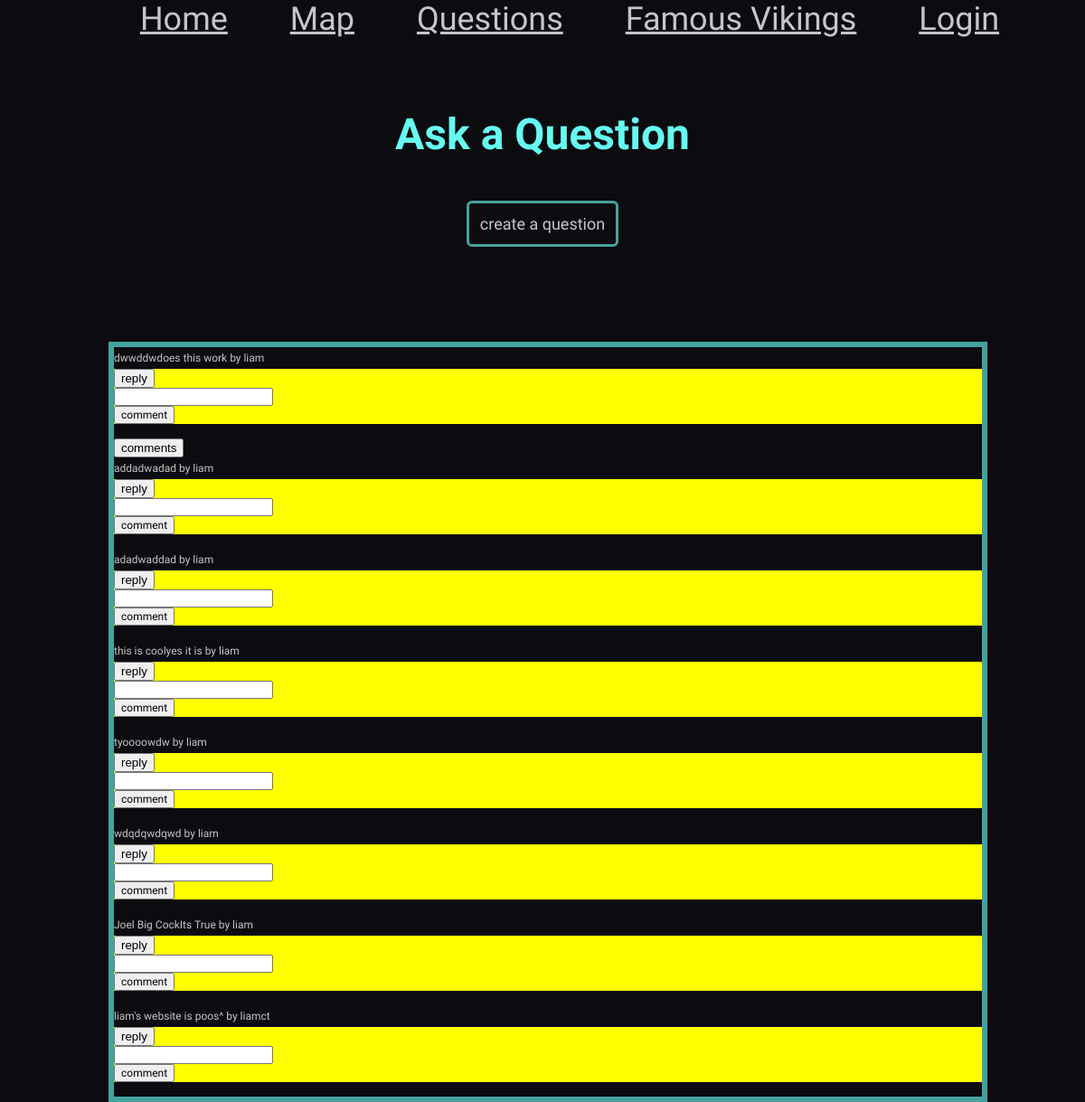
The page /question on the database its author committed.
### models.py (models this page shows)
class Question(db.Model):
    __tablename__ = "Question"
    id = db.Column(db.Integer, primary_key=True, autoincrement=True)
    user = db.Column(db.Integer, db.ForeignKey('User.id'), nullable = False)
    question = db.Column(db.String(225), unique=True)
    title = db.Column(db.String(225), unique=True)
    comments = db.relationship('Comment')
    users = db.relationship('User')

class User(db.Model):
    __tablename__ = "User"
    id = db.Column(db.Integer, primary_key=True, autoincrement=True)
    name = db.Column(db.String(225), unique=True)
    salt = db.Column(db.String(225))
    key = db.Column(db.String(225))
    coin = db.Column(db.Integer, default = 0)
    img = db.Column(db.Integer, db.ForeignKey('Image.id'), default = 1)
    email = db.Column(db.String())
    image = db.relationship('Image', back_populates="user")

class Comment(db.Model):
    id = db.Column(db.Integer, primary_key=True, autoincrement=True)
    comment = db.Column(db.String(225), unique=True)
    qid = db.Column(db.Integer, db.ForeignKey('Question.id'), nullable = False)

### main.py (the view)
@app.route('/question', methods=['POST', 'GET'])
def history():
    current_user = session.get('name')
    form = Comment_Form()
    if request.method=='GET':  # did the browser ask to see the page
        questions = models.Question.query.all()
        return render_template('question.html', form=form, title="Question", user = current_user, questions = questions)
    else:
        questions = models.Question.query.all()
        comment = form.comment.data
        return render_template('question.html', page_title="history", user = current_user, questions = questions)

### forms.py
class Comment_Form(FlaskForm):
  comment = TextField('comment', validators=[DataRequired()])

### templates/question.html (shortened to what this page needs)
{% extends 'layout.html' %}
{% block content %}
<div class = "question_title">
  <h1> Ask a Question </h1>
</div>
<div class = "form_create">
  <a href="/question/create"> create a question </a>
</div>
<div class = "wrapper_question">
  <div class = "writing_box">
    {% for question in questions %}
    <div class = "question_box">
      <p>{{ question.title }}{{ question.question }} by {{question.users.name}}</p>
      <div id = "comment" class="comment"><button>reply</button>
        <form method="POST" enctype="multipart/form-data" action="/comment/{{ question.id }}">
          <p> {{ form.comment }}</p>
          <input type="submit" value="comment">
        </form>
      </div>
      {% for comment in question.comments %}
        <button>comments</button>
      {% endfor %}
    </div>
    {% endfor %}
  </div>
</div>
{% endblock %}

### templates/layout.html (shortened to what this page needs)
<html>
<!DOCTYPE html>
  <head>
   <link rel="stylesheet" href="{{ url_for('static', filename='css/style.css') }}">
  </head>
  <body id="overall">
  {% include 'nav.html' %}
  {% block content %}
  {% endblock %}
  </body>
</html>

### templates/nav.html (shortened to what this page needs)
{% if user == None %}
<div class = "nav">
    <a href="/">Home</a>
    <a href="/map">Map</a>
    <a href="/question">Questions</a>
    <a href="/famous">Famous Vikings</a>
    <a href="/login">Login</a>
</div>
{% endif %}

### static/css/style.css (style rules this page uses)
:root { --clr-primary: #0B0C10; --clr-neutral: #C5C6C7; --clr-neutral-100: #45A29E; --clr-neutral-200: #66FCF1; --font-family: 'Squada One', cursive; }
body, h1, h2, p { margin: 0; }
p, input { font-family: var(--font-family); font-size: 1vw; }
#overall { background-color: var(--clr-primary); }
.nav { background-color: var(--clr-primary); width:100%; height:7.5%; text-align: center; font-size: 3vw; font-family: var(--font-family); }
.nav a { color: var(--clr-neutral); margin-left:5%; }
.wrapper_question { margin: 0% 0 0 10%; width:80%; height: flex; }
.form_create { text-align: center; margin: 0 0 10% 0; }
.form_create a { color: var(--clr-neutral); border: 0.25vw solid var(--clr-neutral-100); border-radius: 0.5vw; padding:1%; text-decoration: none; font-size: 1.5vw; font-family: var(--font-family); }
.writing_box { width:100%; height:flex; border: 0.5vw solid var(--clr-neutral-100); }
.writing_box p { color: var(--clr-neutral); line-height: 2; font-size: 1vw; }
.question_title { font-family: var(--font-family); color: var(--clr-neutral-200); text-align: center; font-size: 2vw; padding: 5% 0 5% 0; }
.comment { background-color: yellow; width: flex; }

### rows shown on the page
Question: title "dwwddw", question "does this work", users.name "liam"
Question: title "adda", question "dwadad", users.name "liam"
Question: title "adad", question "waddad", users.name "liam"
Question: title "this is cool", question "yes it is", users.name "liam"
Question: title "tyoooo", question "wdw", users.name "liam"
Question: title "wdqd", question "qwdqwd", users.name "liam"
Question: title "Joel Big Cock", question "Its True", users.name "liam"
Question: title "liam's website is poos", question "^", users.name "liamct"
